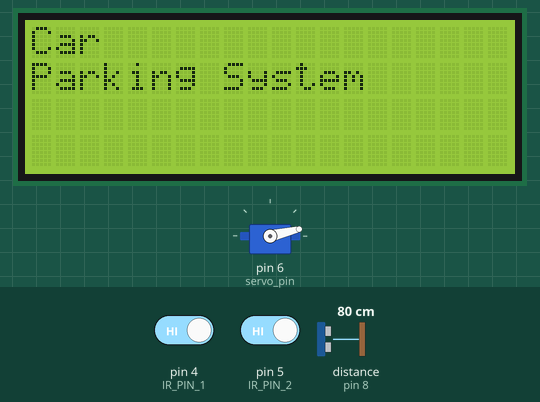
Recording of a sketch running on a simulated Arduino Uno, built with avr-gcc and run on an emulated ATmega328P. Shown: 20×4 character LCD, servo. Wiring (inferred from the names in the program): ultrasonic range finder: trigger pin 7; echo pin 8. The inputs (shaded band) are chosen by the test bench; at power-on: distance to the obstacle (sensor on pin 8) 80 cm, pin 4 (IR_PIN_1) HIGH, pin 5 (IR_PIN_2) HIGH. The echo pulse lasts 58.3 µs per cm.

Above: at 6.6 s.
At 9.7 s:
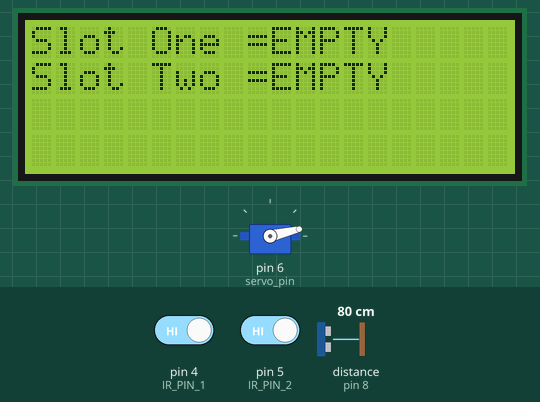
9.8 s: distance to the obstacle (sensor on pin 8) set to 35 cm
13.9 s: pin 4 (IR_PIN_1) driven LOW
At 15.2 s:
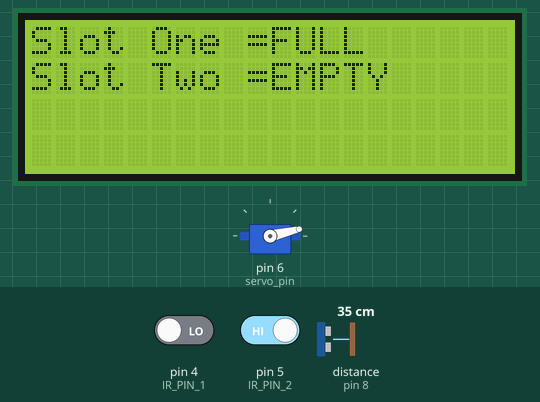
15.5 s: pin 5 (IR_PIN_2) driven LOW
At 17.0 s:
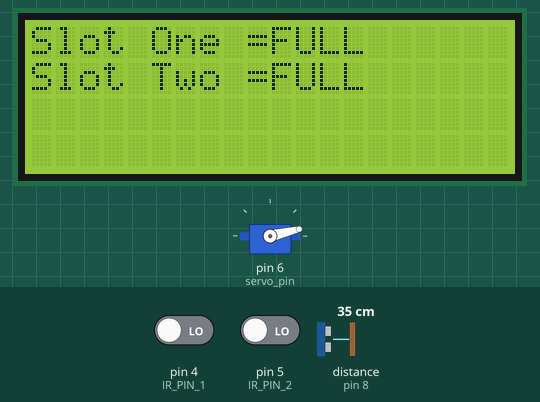
17.6 s: pin 4 (IR_PIN_1) driven HIGH
At 18.8 s:
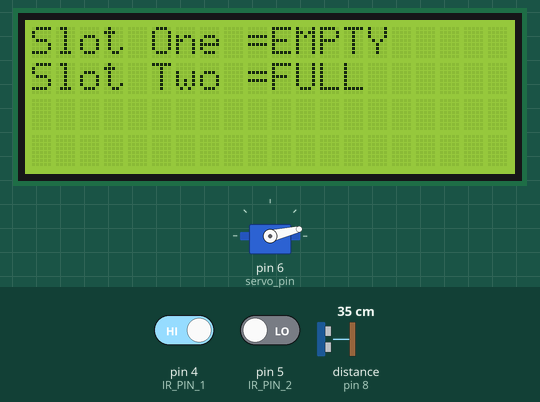
19.7 s: distance to the obstacle (sensor on pin 8) set to 12 cm
21.5 s: distance to the obstacle (sensor on pin 8) set to 9 cm
Timing chart, 0 to 29.1 s (numbered marks = the images above; inputs shaded):
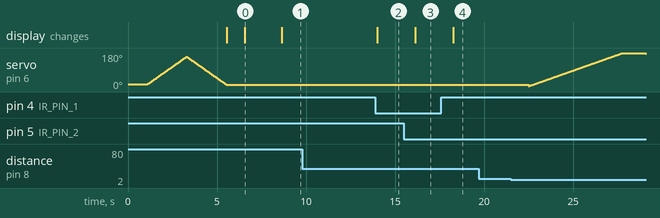

The sketch:

CarParkingSystemIOT.ino
```cpp
#include <LiquidCrystal_I2C.h>
#include <Servo.h>

// LCD and Servo configurations
LiquidCrystal_I2C lcd(0x27, 20, 4); // set the LCD address for a 16 chars and 2-line display
Servo myservo;                      // create servo object to control a servo

// Pin definitions
const int IR_PIN_1 = 4;
const int IR_PIN_2 = 5;
const int servo_pin = 6;
const int trigPin = 7;
const int echoPin = 8;

// Variables
int distance;
int pos = 0;        // variable to store the servo position
int IT_State_1;
int IT_State_2;
String Parking_1;
String Parking_2;

void setup() {
    pinMode(trigPin, OUTPUT);
    pinMode(echoPin, INPUT);
    pinMode(IR_PIN_1, INPUT);
    pinMode(IR_PIN_2, INPUT);

    Serial.begin(9600); // Initialize serial communication

    lcd.init();
    lcd.backlight();

    // Servo calibration
    lcd.clear();
    lcd.setCursor(0, 0);
    lcd.print("Motor Calibration");
    lcd.setCursor(0, 1);
    lcd.print("started");
    delay(1000);

    myservo.attach(servo_pin);
    for (pos = 15; pos <= 160; pos += 1) {
        myservo.write(pos);
        delay(15);
    }
    for (pos = 160; pos >= 13; pos -= 1) {
        myservo.write(pos);
        delay(15);
    }
    myservo.detach();

    lcd.clear();
    lcd.setCursor(0, 0);
    lcd.print("Motor Calibration");
    lcd.setCursor(0, 1);
    lcd.print("Done");
    delay(1000);

    lcd.clear();
    lcd.setCursor(0, 0);
    lcd.print("Car");
    lcd.setCursor(0, 1);
    lcd.print("Parking System");
    delay(2000);
}

void loop() {
    distance = ultra();

    // Check if parking space is available
    if ((distance < 10) && ((Parking_1 == "EMPTY") || (Parking_2 == "EMPTY"))) {
        myservo.attach(servo_pin);
        for (pos = 5; pos <= 200; pos += 1) {
            myservo.write(pos);
            delay(30);
        }
        for (pos = 200; pos >= 5; pos -= 1) {
            myservo.write(pos);
            delay(30);
        }
        myservo.detach();
    }

    // Read IR sensors to determine slot occupancy
    IT_State_1 = digitalRead(IR_PIN_1);
    Parking_1 = (IT_State_1 == LOW) ? "FULL" : "EMPTY";

    IT_State_2 = digitalRead(IR_PIN_2);
    Parking_2 = (IT_State_2 == LOW) ? "FULL" : "EMPTY";

    // Update LCD display with parking slot statuses
    lcd.clear();
    lcd.setCursor(0, 0);
    lcd.print("Slot One =" + Parking_1);
    lcd.setCursor(0, 1);
    lcd.print("Slot Two =" + Parking_2);
    delay(1000);
}

// Function to get distance from ultrasonic sensor
int ultra() {
    int result = 0;
    unsigned long duration, distanceSum = 0;

    for (int i = 0; i < 3; i++) {
        digitalWrite(trigPin, LOW);
        delayMicroseconds(2);

        digitalWrite(trigPin, HIGH);
        delayMicroseconds(10);
        digitalWrite(trigPin, LOW);

        duration = pulseIn(echoPin, HIGH);
        distanceSum += duration / 58.2;
        delay(10);
    }
    result = distanceSum / 3;
    return result;
}
```

Measured:
- after the input at 9.8 s, every drawn part: stays the same
- after the input at 13.9 s, the display: changes after 0.10 s (image 2)
- after the input at 15.5 s, the display: changes after 0.64 s (image 3)
- after the input at 17.6 s, the display: changes after 0.68 s (image 4)
- after the input at 19.7 s, every drawn part: stays the same
- what the display in image 0 shows lasts 2.0 s, from 6.6 s to 8.6 s
